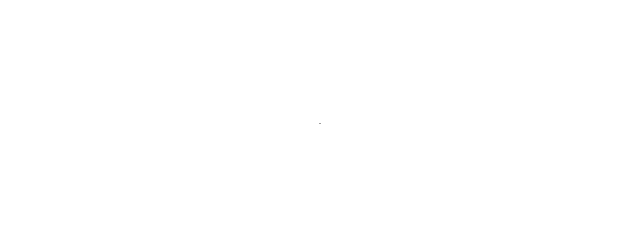
Frame 1 (no input)
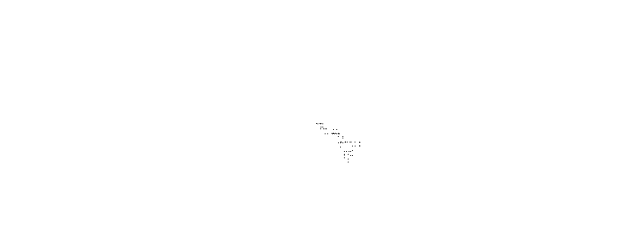
Frame 60 (no input)
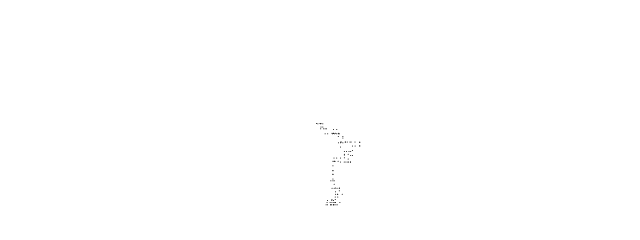
Frame 120 (the mouse pressed at the canvas centre since frame 60)

The p5.js sketch that drew these frames (run headless with seeded random() and noise() and a simulated clock; from frame 60 on, the mouse is pressed at the canvas centre):

// p5.js sketch
// ── sketch.js
function acceptReject(fun = x => x) {
    while (true) {
        let r1 = random(1);
        let p = fun(r1);

        if (random(1) < p) {
            return r1;
        }
    }
}

class Walker {
    constructor() {
        this.x = width / 2;
        this.y = height / 2;
    }

    show() {
        stroke(0);
        point(this.x, this.y);
    }

    step() {
        const step = acceptReject(x => x * x) * 5;

        console.log(step);

        const r = random(1);
        if (random(1) < 0.25) this.x += step;
        else if (random(1) < 0.5) this.x -= step;
        else if (random(1) < 0.75) this.y += step;
        else this.y -= step;
    }
}

let walker;

function setup() {
    createCanvas(640, 240);
    walker = new Walker();
    background(255);
}

function draw() {
    walker.step();
    walker.show();
}
